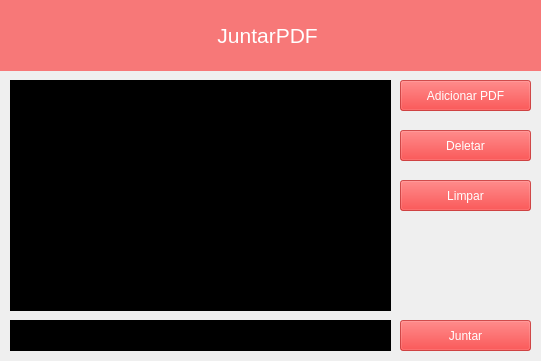
<?xml version="1.0" encoding="UTF-8"?>
<ui version="4.0">
 <class>designJuntar</class>
 <widget class="QWidget" name="designJuntar">
  <property name="geometry">
   <rect>
    <x>0</x>
    <y>0</y>
    <width>541</width>
    <height>361</height>
   </rect>
  </property>
  <property name="windowTitle">
   <string>JuntarPDF</string>
  </property>
  <property name="styleSheet">
   <string notr="true">background-image: url(:/bgjuntar/images/texturaBg.jpg);</string>
  </property>
  <widget class="QPushButton" name="btnJuntar">
   <property name="geometry">
    <rect>
     <x>400</x>
     <y>320</y>
     <width>131</width>
     <height>31</height>
    </rect>
   </property>
   <property name="font">
    <font>
     <family>Segoe UI Historic</family>
     <pointsize>9</pointsize>
     <weight>50</weight>
     <bold>false</bold>
     <stylestrategy>PreferAntialias</stylestrategy>
    </font>
   </property>
   <property name="cursor">
    <cursorShape>PointingHandCursor</cursorShape>
   </property>
   <property name="styleSheet">
    <string notr="true">background-color: rgba(255, 0, 0, 0.6);
color: rgb(255, 255, 255);</string>
   </property>
   <property name="text">
    <string>Juntar</string>
   </property>
  </widget>
  <widget class="QListWidget" name="listDir">
   <property name="geometry">
    <rect>
     <x>10</x>
     <y>80</y>
     <width>381</width>
     <height>231</height>
    </rect>
   </property>
   <property name="styleSheet">
    <string notr="true">background: transparent;
background-color: rgb(0, 0, 0);
color: rgb(255, 255, 255);</string>
   </property>
  </widget>
  <widget class="QLabel" name="label_2">
   <property name="geometry">
    <rect>
     <x>10</x>
     <y>320</y>
     <width>381</width>
     <height>31</height>
    </rect>
   </property>
   <property name="styleSheet">
    <string notr="true">background: transparent;
background-color: rgb(0, 0, 0);
color: rgb(255, 255, 255);
font: 75 10pt &quot;MS Shell Dlg 2&quot;;</string>
   </property>
   <property name="text">
    <string/>
   </property>
  </widget>
  <widget class="QPushButton" name="btnClear">
   <property name="geometry">
    <rect>
     <x>400</x>
     <y>180</y>
     <width>131</width>
     <height>31</height>
    </rect>
   </property>
   <property name="font">
    <font>
     <family>Segoe UI Historic</family>
     <pointsize>9</pointsize>
     <stylestrategy>PreferAntialias</stylestrategy>
    </font>
   </property>
   <property name="cursor">
    <cursorShape>PointingHandCursor</cursorShape>
   </property>
   <property name="styleSheet">
    <string notr="true">background-color: rgba(255, 0, 0, 0.6);
color: rgb(255, 255, 255);</string>
   </property>
   <property name="text">
    <string>Limpar</string>
   </property>
  </widget>
  <widget class="QLabel" name="label">
   <property name="geometry">
    <rect>
     <x>0</x>
     <y>0</y>
     <width>541</width>
     <height>71</height>
    </rect>
   </property>
   <property name="font">
    <font>
     <family>Segoe UI Historic</family>
     <stylestrategy>PreferAntialias</stylestrategy>
    </font>
   </property>
   <property name="mouseTracking">
    <bool>true</bool>
   </property>
   <property name="styleSheet">
    <string notr="true">background: transparent;
background-color: rgba(255, 0, 0, 0.5);</string>
   </property>
   <property name="text">
    <string>&lt;html&gt;&lt;head/&gt;&lt;body&gt;&lt;p&gt;&lt;span style=&quot; font-size:16pt; color:#ffffff;&quot;&gt;JuntarPDF &lt;/span&gt;&lt;/p&gt;&lt;/body&gt;&lt;/html&gt;</string>
   </property>
   <property name="alignment">
    <set>Qt::AlignCenter</set>
   </property>
  </widget>
  <widget class="QPushButton" name="btnArquivo">
   <property name="geometry">
    <rect>
     <x>400</x>
     <y>80</y>
     <width>131</width>
     <height>31</height>
    </rect>
   </property>
   <property name="font">
    <font>
     <family>Segoe UI Historic</family>
     <pointsize>9</pointsize>
     <weight>50</weight>
     <bold>false</bold>
     <stylestrategy>PreferAntialias</stylestrategy>
    </font>
   </property>
   <property name="cursor">
    <cursorShape>PointingHandCursor</cursorShape>
   </property>
   <property name="mouseTracking">
    <bool>false</bool>
   </property>
   <property name="styleSheet">
    <string notr="true">background-color: rgba(255, 0, 0, 0.6);
color: rgb(255, 255, 255);</string>
   </property>
   <property name="text">
    <string>Adicionar PDF</string>
   </property>
  </widget>
  <widget class="QPushButton" name="btnDel">
   <property name="geometry">
    <rect>
     <x>400</x>
     <y>130</y>
     <width>131</width>
     <height>31</height>
    </rect>
   </property>
   <property name="font">
    <font>
     <family>Segoe UI Historic</family>
     <pointsize>9</pointsize>
     <weight>50</weight>
     <bold>false</bold>
     <stylestrategy>PreferAntialias</stylestrategy>
    </font>
   </property>
   <property name="cursor">
    <cursorShape>PointingHandCursor</cursorShape>
   </property>
   <property name="styleSheet">
    <string notr="true">background-color: rgba(255, 0, 0, 0.6);
color: rgb(255, 255, 255);</string>
   </property>
   <property name="text">
    <string>Deletar</string>
   </property>
  </widget>
 </widget>
 <resources>
  <include location="BgJuntar.qrc"/>
 </resources>
 <connections/>
</ui>
